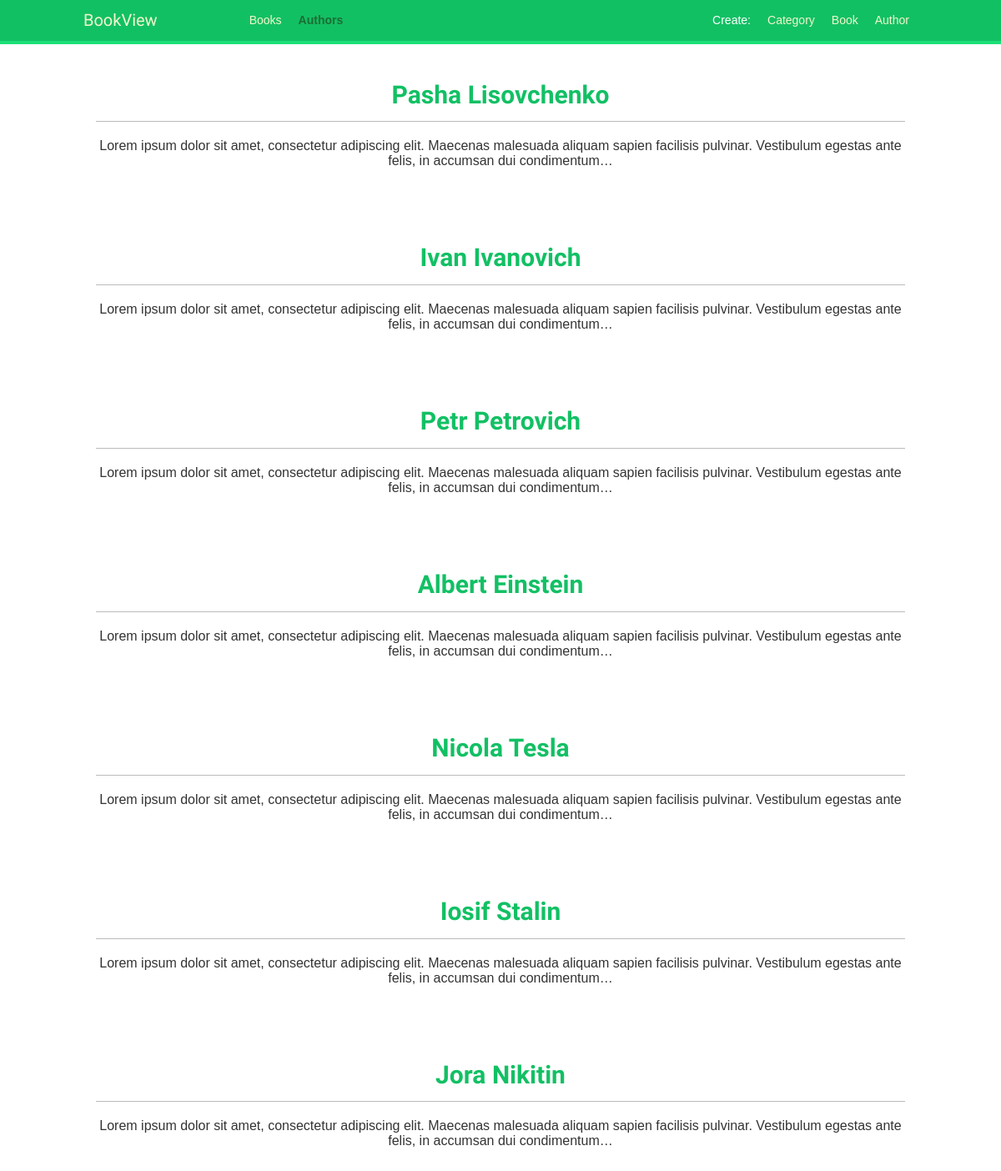
/books/authors/, run on an earlier commit of the app's database.
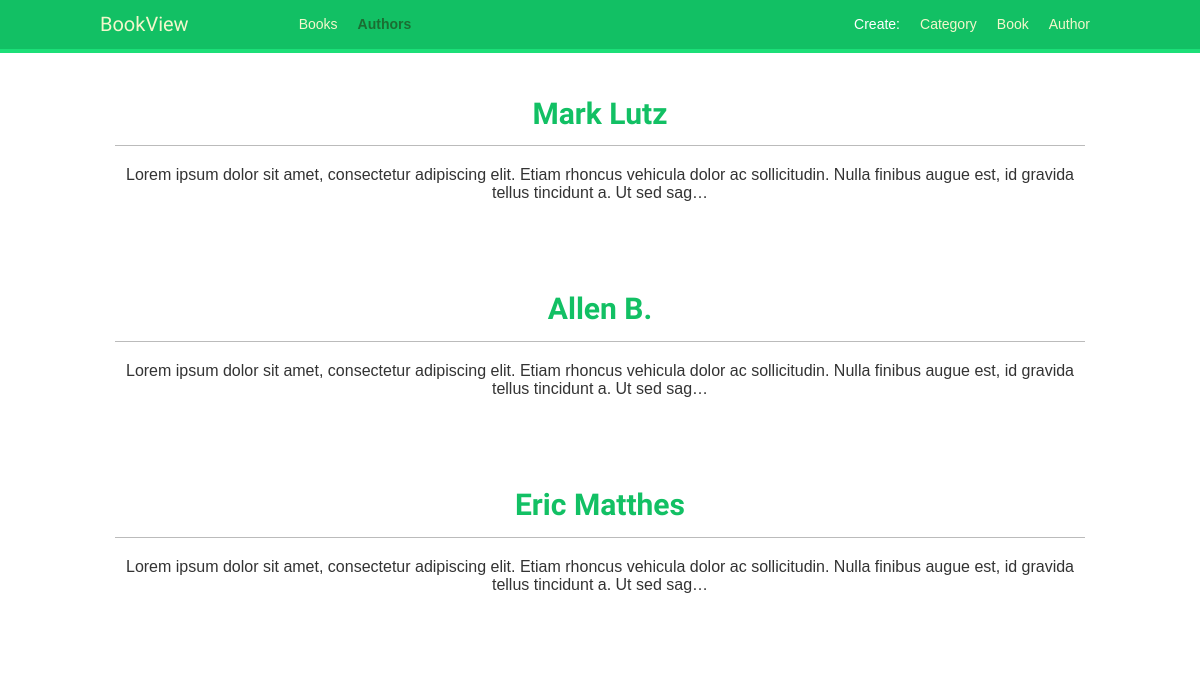
And on a later commit of the database.
### books/models.py (models this page shows, shortened)
class Author(models.Model):
    first_name = models.CharField(max_length=48)
    last_name = models.CharField(max_length=48)
    slug = models.SlugField(max_length=250,
                            blank=True)
    bio = models.TextField(max_length=248)
    date = models.DateField()
    def get_absolute_url(self):
        return reverse('books:author_detail',
                       args=[self.slug])

### books/views.py (the view)
class AuthorListView(ListView):
    template_name = 'list_author.html'
    model = Author
    context_object_name = 'author'
    def get_context_data(self, **kwargs):
        context = super(AuthorListView, self).get_context_data(**kwargs)
        context['section'] = 'author'
        return context

### books/templates/list_author.html (shortened to what this page needs)
{% extends 'base.html' %}
{% block content %}
    <div class="row">
    {% for a in author%}
        <div class="col-md-12">
            <div class="author">
                <a href="{{ a.get_absolute_url }}"><h1>{{a.first_name}} {{ a.last_name }}</h1></a>
                <p>{{a.bio|truncatechars:170}}</p>
                <br>
            </div>
        </div>
    {% endfor %}
    </div>
{% endblock %}

### books/templates/base.html (shortened to what this page needs)
{% load staticfiles %}
<!doctype html>
<html lang="en">
<head>
    <link href="{% static "css/bootstrap.min.css" %}" rel="stylesheet">
    <link href="{% static "css/style.css" %}" rel="stylesheet">
</head>
<body>
    <header>
        <a href="{% url 'books:book_list' %}"><span class="logo">BookView</span></a>
        <ul class="menu">
            <li {% if section == "books" %}class="selected"{% endif %}>
                <a href="{% url 'books:book_list' %}">Books</a>
            </li>
            <li {% if section == "author" %}class="selected"{% endif %}>
                <a href="{% url 'books:author_list' %}">Authors</a>
            </li>
        </ul>
        <ul class="menu" style="float: right">
            <li>
                Create:
            </li>
            <li {% if section == "create_category" %}class="selected"{% endif %}>
                <a href="{% url 'books:create_category' %}">Category</a>
            </li>
            <li {% if section == "create_book" %}class="selected"{% endif %}>
                <a href="{% url 'books:create_book' %}">Book</a>
            </li>
            <li {% if section == "create_author" %}class="selected"{% endif %}>
                <a href="{% url 'books:create_author' %}">Author</a>
            </li>
        </ul>
    </header>
    <div class="content">
        {% block content %}
        {% endblock %}
    </div>
</body>
</html>

### books/static/css/style.css (style rules this page uses)
* { box-sizing: border-box; }
html { font-size: 10px; }
body { margin:0; padding:0; font-family:helvetica, sans-serif; }
p { line-height: 1.8rem; }
a { color:#12c064; text-decoration:none; }
h1, h2, h3, h4, h5 , h6 { font-family: 'Muli', sans-serif; font-weight:normal; }
h1 { border-bottom:1px solid #bbb; padding:0 0 1rem 0; margin:1rem 0 2rem 0; }
header { padding:1rem 10rem; font-size:1.4rem; background:#12c064; color:#fff; border-bottom: .4rem solid #1cdf78; overflow:auto; }
header .logo { font-family: 'Muli', sans-serif; float:left; color:#f3f7cc; font-size:2rem; margin-right:10%; }
header ul.menu { list-style:none; float:left; margin:0; padding:0; }
header ul.menu li { float:left; padding: .4rem 1rem; }
header ul.menu li.selected a, #header ul.menu li.selected a:hover { color:#1b6d32; font-weight:bold; }
header a { color:#f3f7cc; }
.content { padding:3rem 10rem; }
.author { text-align: center; margin-bottom: 4rem; }
.author h1 { font-size: 3rem; font-weight: bold; }
.author p { font-size: 1.6rem; }

What changed in the data, as far as the page shows it:
removed Author: first_name "Albert", last_name "Einstein", bio "Lorem ipsum dolor sit amet, consectetur adipiscing elit. Maecenas malesuada aliquam sapien facilisis pulvinar. Vestibulum egestas ante felis, in accumsan dui condimentum…"
removed Author: first_name "Nicola", last_name "Tesla", bio "Lorem ipsum dolor sit amet, consectetur adipiscing elit. Maecenas malesuada aliquam sapien facilisis pulvinar. Vestibulum egestas ante felis, in accumsan dui condimentum…"
removed Author: first_name "Iosif", last_name "Stalin", bio "Lorem ipsum dolor sit amet, consectetur adipiscing elit. Maecenas malesuada aliquam sapien facilisis pulvinar. Vestibulum egestas ante felis, in accumsan dui condimentum…"
removed Author: first_name "Jora", last_name "Nikitin", bio "Lorem ipsum dolor sit amet, consectetur adipiscing elit. Maecenas malesuada aliquam sapien facilisis pulvinar. Vestibulum egestas ante felis, in accumsan dui condimentum…"
changed Author: first_name "Pasha" → "Mark"; last_name "Lisovchenko" → "Lutz"; bio "…amet, consectetur adipiscing elit. Maecenas malesuada aliquam sapien facilisis pulvinar. Vestibulum egestas ante felis, in accumsan dui condimentum…" → "…amet, consectetur adipiscing elit. Etiam rhoncus vehicula dolor ac sollicitudin. Nulla finibus augue est, id gravida tellus tincidunt a. Ut sed sag…"
changed Author: first_name "Ivan" → "Allen"; last_name "Ivanovich" → "B."; bio "…amet, consectetur adipiscing elit. Maecenas malesuada aliquam sapien facilisis pulvinar. Vestibulum egestas ante felis, in accumsan dui condimentum…" → "…amet, consectetur adipiscing elit. Etiam rhoncus vehicula dolor ac sollicitudin. Nulla finibus augue est, id gravida tellus tincidunt a. Ut sed sag…"
changed Author: first_name "Petr" → "Eric"; last_name "Petrovich" → "Matthes"; bio "…amet, consectetur adipiscing elit. Maecenas malesuada aliquam sapien facilisis pulvinar. Vestibulum egestas ante felis, in accumsan dui condimentum…" → "…amet, consectetur adipiscing elit. Etiam rhoncus vehicula dolor ac sollicitudin. Nulla finibus augue est, id gravida tellus tincidunt a. Ut sed sag…"
